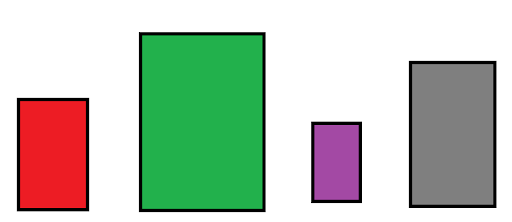
#> input picture ML Task/Task 1/containers.png, 512 x 222 px, found by its file name
$ jupyter execute Task1_synapse.ipynb
#> lines starting #> are read from the running program, lines starting #| are printed output that depends on the picture; after the words box and inside, x2 and y2 are one past the last pixel; in counts of white or black regions, pixels touching at a corner belong together
[cell 1]
import cv2
from google.colab.patches import cv2_imshow

image= cv2.imread('/content/containers.png')
#> image is the input picture: shape (222, 512, 3); mean B, G, R 181.2, 196.6, 185.9
original_image= image

gray= cv2.cvtColor(image,cv2.COLOR_BGR2GRAY)
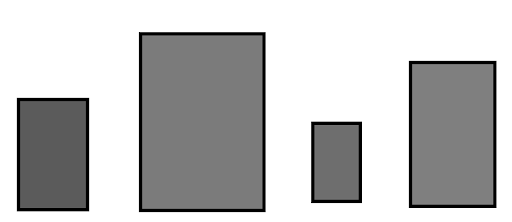
#> gray: shape (222, 512); min 0, max 255, mean 191.7
print("The Orginal image = ")
cv2_imshow(original_image)
edges= cv2.Canny(gray, 50,200)
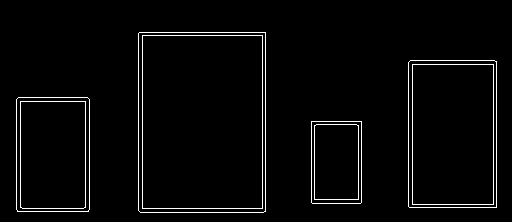
#> edges: shape (222, 512); 2.9% white in thin lines or dots, all inside (x1, y1, x2, y2) = (16, 32, 497, 213)

contours, hierarchy= cv2.findContours(edges, cv2.RETR_EXTERNAL, cv2.CHAIN_APPROX_NONE)
#> contours = 4 contours; box (x1, y1, x2, y2) and area: (138, 32, 266, 213) 22856, (408, 60, 497, 208) 12932, (16, 97, 90, 212) 8315, (311, 121, 362, 204) 4099

cv2.destroyAllWindows()

sorted_contours= sorted(contours, key=cv2.contourArea, reverse= True)
#> sorted_contours has the same summary as contours

largest_item= sorted_contours[0]
#> largest_item = contour of 610 points, box (x1, y1, x2, y2) (138, 32, 266, 213), area 22856
print("The image with largest rectangle marked  = ")
cv2.drawContours(original_image, largest_item, -1, (255,0,0),10)
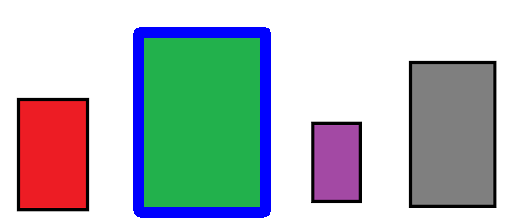
#> original_image: shape (222, 512, 3); 5.89% of pixels changed, all inside (x1, y1, x2, y2) = (133, 27, 271, 218)
cv2.waitKey(0)
cv2_imshow(original_image)

cv2.waitKey(0)
cv2.destroyAllWindows()
